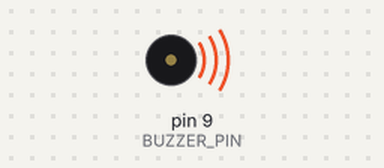
The sketch below on a simulated Arduino Uno, built with avr-gcc and run on an emulated ATmega328P. Shown: buzzer (waves = sounding).

Above: at 0.2 s.
At 6.9 s:
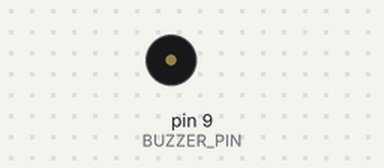
Timing chart, 0 to 8.2 s (numbered marks = the images above):
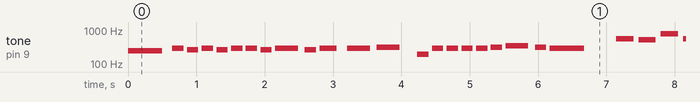

Measured:
- by itself, tone on pin 9 (BUZZER_PIN): plays 247 Hz for 0.50 s, 294 Hz for 0.17 s, 262 Hz for 0.17 s, 294 Hz for 0.17 s, 262 Hz for 0.17 s, 294 Hz for 0.17 s … (314 notes in this stretch)

The sketch:

the_rumbling.ino
```cpp
// (licence header left out)
#include "pitches.h"

#define BUZZER_PIN 9

int melody[] = {
  NOTE_B3,
  NOTE_D4, NOTE_C4, NOTE_D4, NOTE_C4, NOTE_D4, NOTE_D4, NOTE_C4, NOTE_D4,
  NOTE_C4, NOTE_D4, REST, NOTE_D4, NOTE_DS4, REST,

  NOTE_G3, NOTE_D4, NOTE_D4, NOTE_D4, NOTE_D4, NOTE_DS4, NOTE_F4,
  NOTE_DS4, NOTE_D4, REST,

  NOTE_CS5, NOTE_C5, NOTE_G5, NOTE_CS5, REST,
  NOTE_C5, NOTE_G5, NOTE_CS5, REST,
  NOTE_AS4,
  REST,
};

int durations[] = {
  2,
  6, 6, 6, 6, 6, 6, 6, 3,
  6, 4, 16, 3, 3, 8,

  6, 6, 6, 6, 6, 6, 3,
  6, 2, 4,

  4, 4, 4, 2, 6,
  3, 4, 2, 6,
  1,
  2
};

void setup()
{
  pinMode(BUZZER_PIN, OUTPUT);
}

void loop()
{
  int size = sizeof(durations) / sizeof(int);

  for (int note = 0; note < size; note++) {
    //to calculate the note duration, take one second divided by the note type.
    //e.g. quarter note = 1000 / 4, eighth note = 1000/8, etc.
    int duration = 1000 / durations[note];
    tone(BUZZER_PIN, melody[note], duration);

    //to distinguish the notes, set a minimum time between them.
    //the note's duration + 30% seems to work well:
    int pauseBetweenNotes = duration * 1.30;
    delay(pauseBetweenNotes);

    //stop the tone playing:
    noTone(BUZZER_PIN);
  }
}
```
